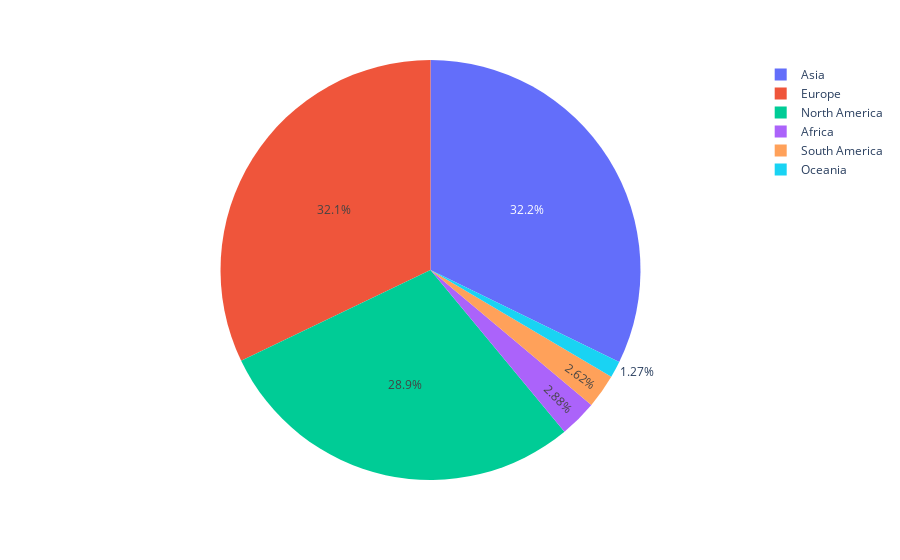

The notebook cell this image was saved under:
### Code cell
px.pie(continent_data, names='country', values='co2')

### Figure 1 — Plotly figure (JSON) as saved in the notebook; plotly's stock layout.template omitted (floating-point values rounded to 4 significant figures; data arrays with more than 128 entries replaced by an {"elided": "..."} marker saying what was removed)
{"data": [{"domain": {"x": [0, 1], "y": [0, 1]}, "hovertemplate": "country=%{label}<br>co2=%{value}<extra></extra>", "labels": {"elided": "1111 str values"}, "legendgroup": "", "name": "", "showlegend": true, "type": "pie", "values": {"elided": "1111 float values"}}], "layout": {"autosize": true, "legend": {"tracegroupgap": 0}, "margin": {"t": 60}}}
